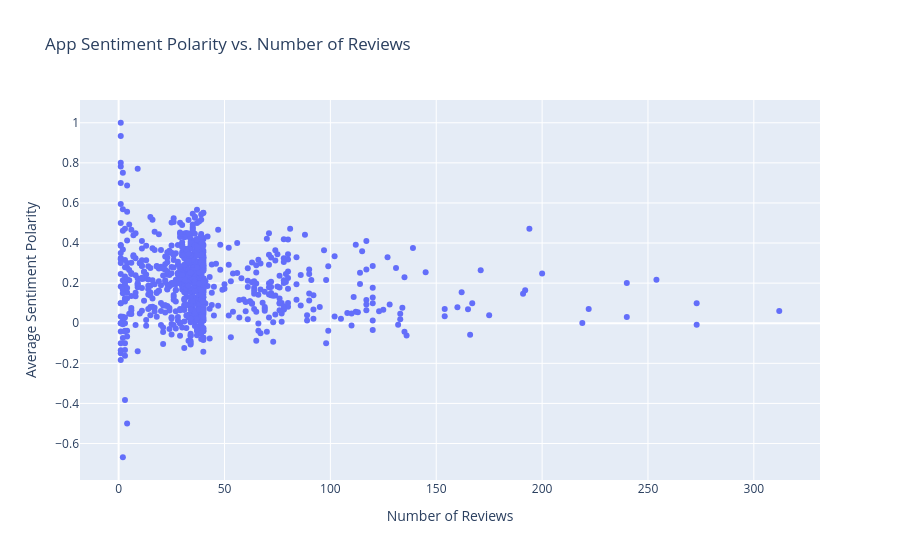

Notebook code for this chart:
### Code cell
import plotly.express as px

# Create an interactive scatter plot
fig = px.scatter(
    app_sentiment_summary,
    x='review_count',
    y='avg_sentiment',
    hover_name='App',
    title='App Sentiment Polarity vs. Number of Reviews',
    labels={
        'review_count': 'Number of Reviews',
        'avg_sentiment': 'Average Sentiment Polarity'
    }
)

# Display the plot
fig.show()

### Figure 1 — Plotly figure (JSON) as saved in the notebook; plotly's stock layout.template omitted (floating-point values rounded to 4 significant figures; data arrays with more than 128 entries replaced by an {"elided": "..."} marker saying what was removed)
{"data": [{"hovertemplate": "<b>%{hovertext}</b><br><br>Number of Reviews=%{x}<br>Average Sentiment Polarity=%{y}<extra></extra>", "hovertext": {"elided": "865 str values"}, "legendgroup": "", "marker": {"color": "#636efa", "symbol": "circle"}, "mode": "markers", "name": "", "orientation": "v", "showlegend": false, "type": "scatter", "x": {"elided": "865 int values"}, "xaxis": "x", "y": {"elided": "865 float values"}, "yaxis": "y"}], "layout": {"legend": {"tracegroupgap": 0}, "title": {"text": "App Sentiment Polarity vs. Number of Reviews"}, "xaxis": {"anchor": "y", "domain": [0, 1], "title": {"text": "Number of Reviews"}}, "yaxis": {"anchor": "x", "domain": [0, 1], "title": {"text": "Average Sentiment Polarity"}}}}
